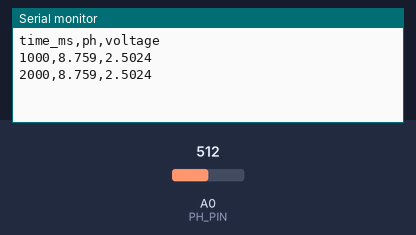
Simulated run of this sketch. Board: Arduino Uno, built with avr-gcc and run on an emulated ATmega328P. Shown: the last lines printed to the serial monitor. The test bench sets the inputs (shaded band); at power-on: A0 (PH_PIN) = 512.

Above: at 2.2 s.
2.3 s: A0 (PH_PIN) set to 716
At 3.6 s:
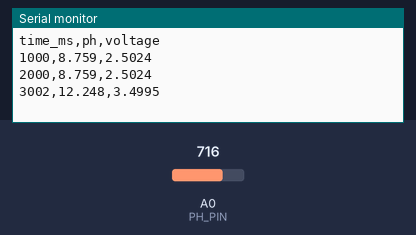
3.8 s: A0 (PH_PIN) set to 900
At 4.6 s:
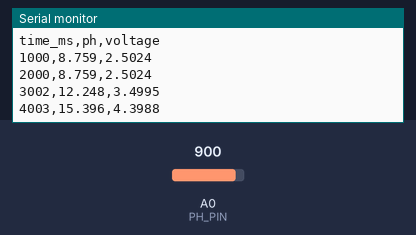
Timing chart, 0 to 6.8 s (numbered marks = the images above; inputs shaded):
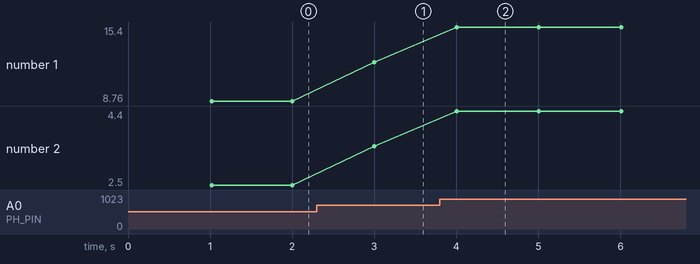

The sketch:

ph_sensor_only.ino
```cpp
// Gravity Analog pH Sensor on Arduino Uno
// Signal connected to analog pin A0

const int PH_PIN = A0;

// Calibration parameters for pH calculation.
float phSlope  = 3.5;   // pH per volt (example rough value)
float phOffset = 0.0;   // pH offset (example, tweak after calibration)

bool headerPrinted = false;

void setup() {
  Serial.begin(9600);
  delay(1000); // give Serial a moment

  // If you want, you can print a small comment line here
  // but keep actual data as CSV only.
  // Serial.println("# Gravity pH Sensor CSV Output");

  pinMode(PH_PIN, INPUT);
}

void loop() {
  // Print CSV header once
  if (!headerPrinted) {
    Serial.println("time_ms,ph,voltage");
    headerPrinted = true;
  }

  // Read raw analog value (0–1023)
  int phRaw = analogRead(PH_PIN);

  // Convert ADC value to voltage (assuming 5V reference)
  float voltage = phRaw * (5.0 / 1023.0);

  // Compute pH (very rough until calibrated)
  float phValue = phSlope * voltage + phOffset;

  // Timestamp in ms since reset
  unsigned long t = millis();

  // CSV line: time_ms,ph,voltage
  Serial.print(t);
  Serial.print(",");
  Serial.print(phValue, 3);   // pH to 3 decimal places
  Serial.print(",");
  Serial.println(voltage, 4); // voltage to 4 decimal places

  delay(1000);  // 1 reading per second
}
```

Measured:
- after the input at 2.3 s, the serial monitor: prints a new line after 0.70 s (image 1)
- after the input at 3.8 s, the serial monitor: prints a new line after 0.21 s (image 2)
- plotted number 1: 8.76 → 12.25 after the input at 2.3 s, 12.25 → 15.4 after the input at 3.8 s
- plotted number 2: 2.5 → 3.5 after the input at 2.3 s, 3.5 → 4.4 after the input at 3.8 s
